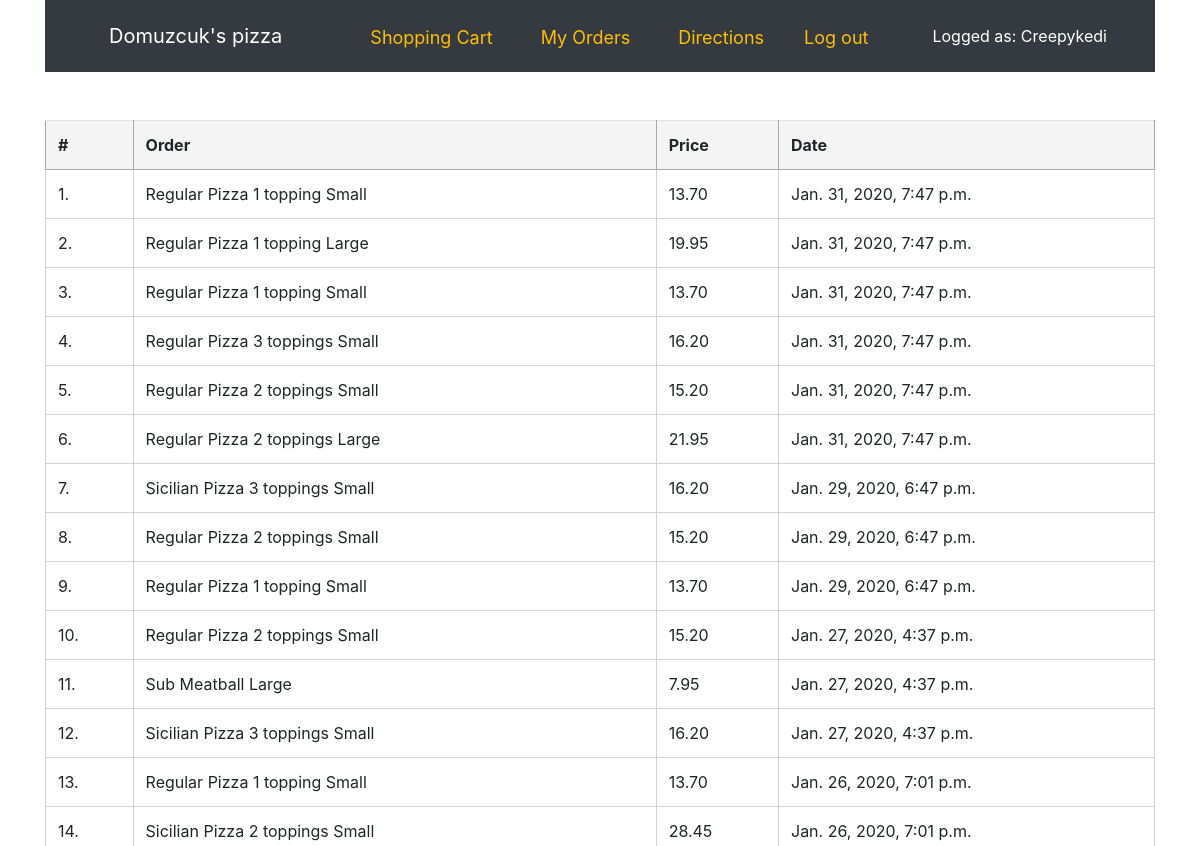
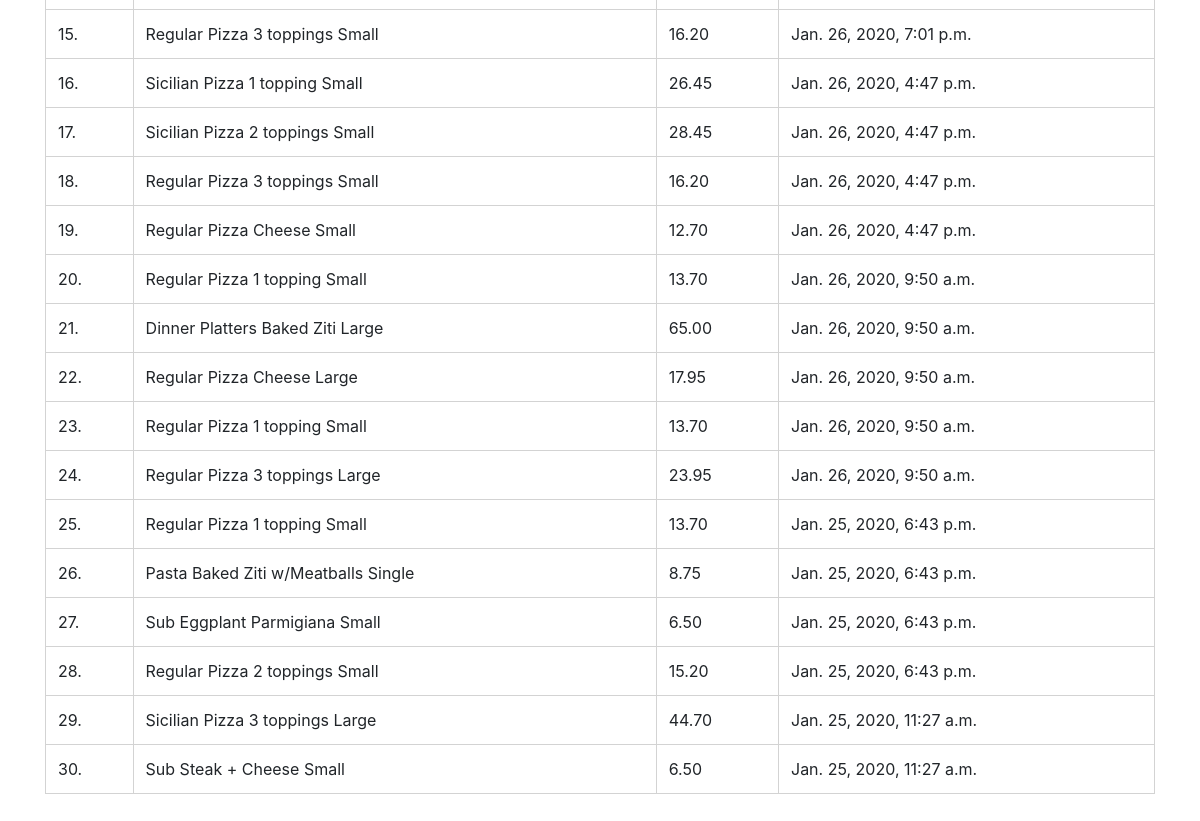
Page /my_orders (signed in) on the earlier database version (2 pictures, top to bottom).
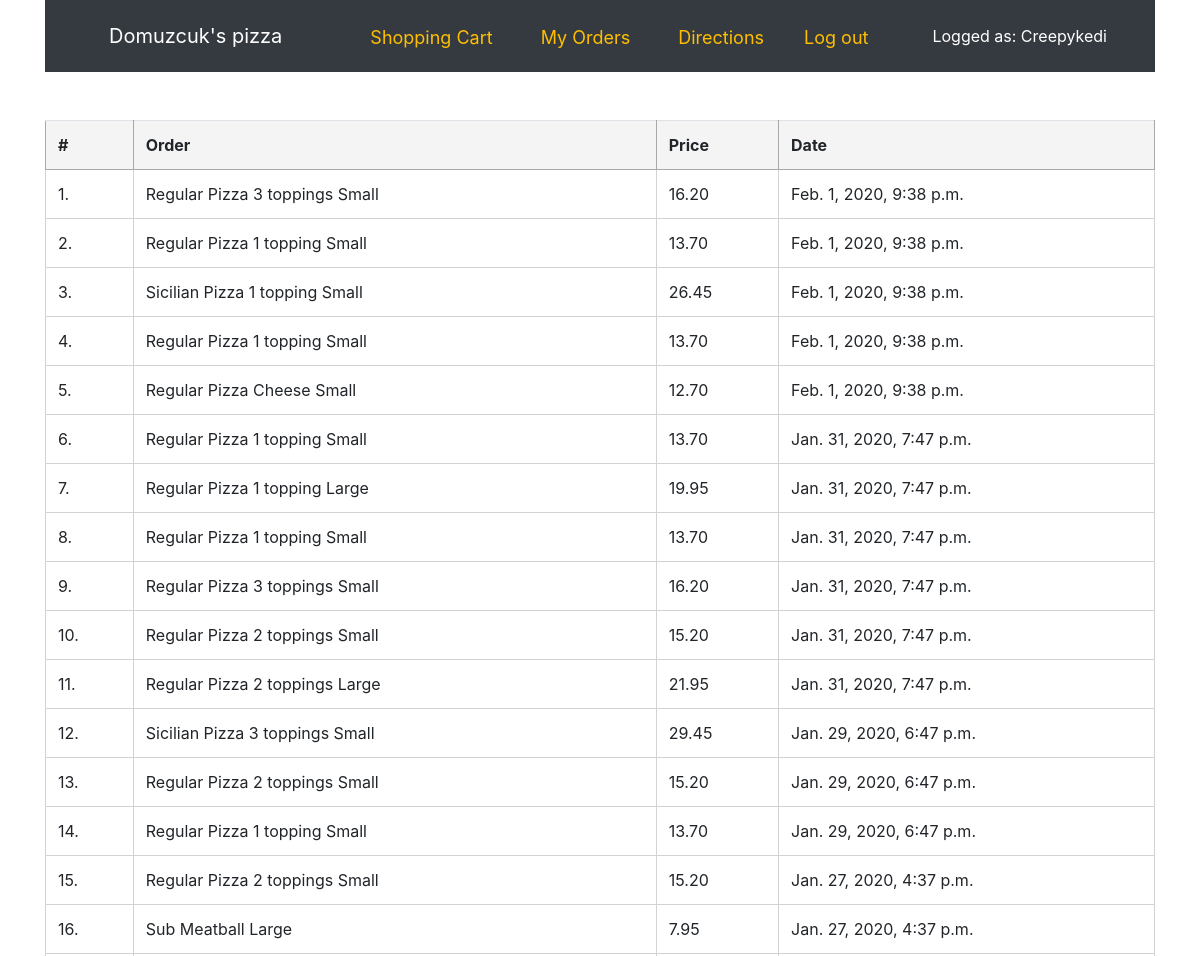
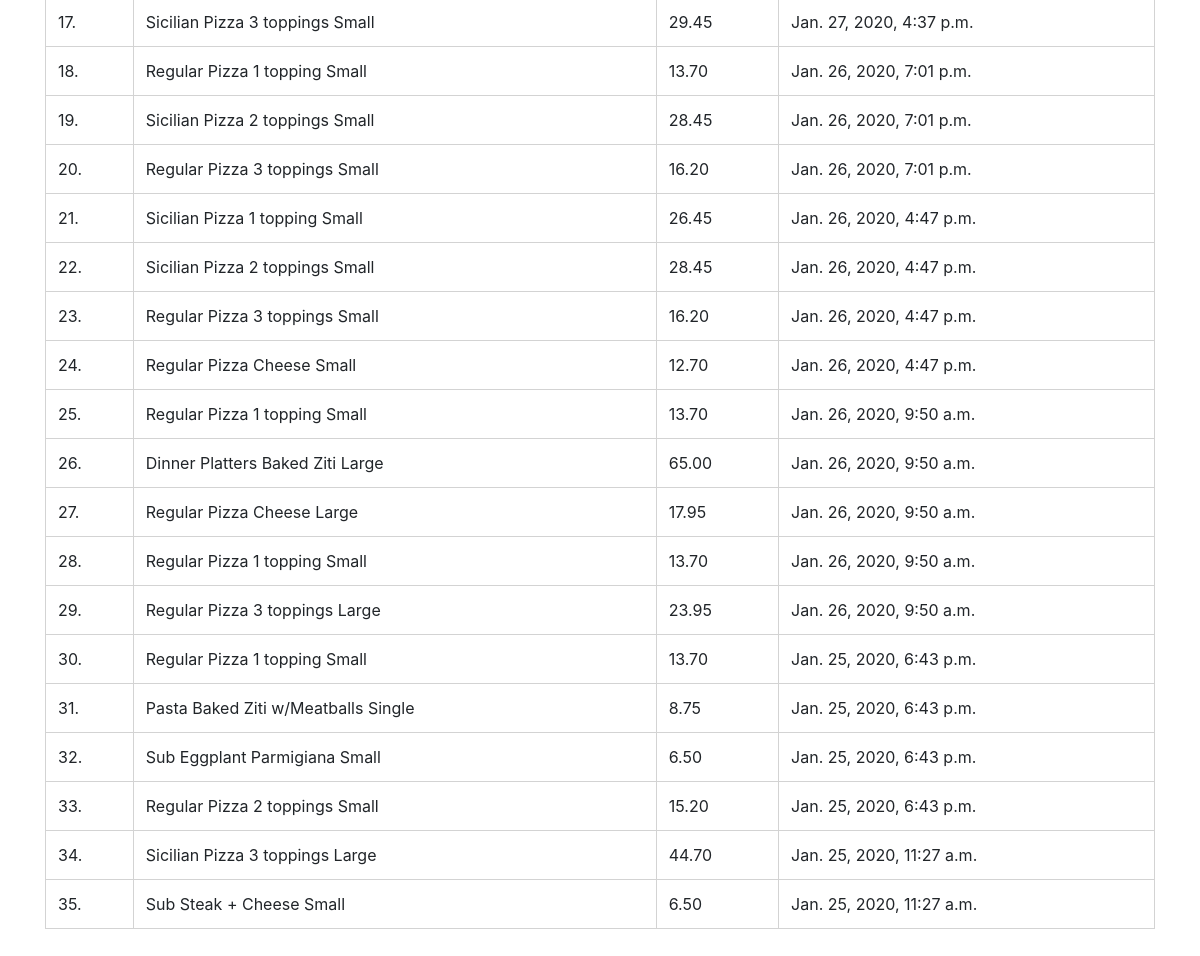
Same page on the later database version (2 pictures, top to bottom).
### orders/models.py (models this page shows, shortened)
class Order(models.Model):
    choices = [
        ('Sausage', 'Sausage'),
        ('Pepperoni', 'Pepperoni'),
        ('Mushrooms', 'Mushrooms'),
        ('Onions', 'Onions'),
        ('Ham', 'Ham'),
        ('Canadian', 'Canadian Bacon'),
        ('Spinach', 'Spinach'),
        ('Tomato', 'Tomato & Basil'),
        ('Green', 'Green Pepper'),
        ('Anchovies', 'Anchovies'),
        ('Artichoke', 'Artichoke'),
        ('Buffalo', 'Buffalo Chicken'),
        ('Eggplant', 'Eggplant'),
        ('Zucchini', 'Zucchini'),
        ('Fresh', 'Fresh Garlic')
    ]
    items = models.ManyToManyField(Product)
    date_ordered = models.DateTimeField(auto_now=True)
    owner = models.ForeignKey(settings.AUTH_USER_MODEL, on_delete=models.CASCADE)
    toppingchoice = MultiSelectField(choices=choices, null=True, blank=True)
    fulfilled = models.BooleanField(default=False)

class Product(models.Model):
    choices = [
        ('L', 'LARGE'),
        ('S', 'SMALL'),
        ('SING', 'SINGLE')
    ]
    price = models.DecimalField(max_digits=5, decimal_places=2, default=0)
    name = models.CharField(max_length=64, default=0)
    type = models.CharField(max_length=64, default=0)
    size = models.CharField(choices=choices, max_length=64, default=0)

### orders/views.py (the view)
# urls.py: path('my_orders', views.my_orders_view, name='my_orders'),
@login_required(login_url='login')
def my_orders_view(request):
    orders = Order.objects.filter(owner=request.user.id, fulfilled=True).all().order_by("-date_ordered")
    return render(request, 'orders/my_orders.html', {'orders': orders})

### orders/templates/orders/my_orders.html
{% extends "orders/base.html" %}
{% block body %}
    <table class="table table-hover cart">
<ol>
    <tr>
            <th>#</th><th>Order</th><th>Price</th><th>Date</th>
        </tr>
    {% for order in orders %}
        <tr>
        <td> {{ forloop.counter }}.</td>
            {% for product in order.items.all %}
                <td> {{ product.name }} {{ product.type }} {{ product.get_size_display.capitalize }} </td>
                    <td>{{ product.price }}</td>{% endfor %}
        <td> {{ order.date_ordered }}</td>
        </tr>
    {% endfor %}
</ol>
    </table>
{% endblock %}

### orders/templates/orders/base.html (shortened to what this page needs)
<!DOCTYPE html>
<html lang="en">
<head>
    <link rel="stylesheet" href="https://stackpath.bootstrapcdn.com/bootstrap/4.4.1/css/bootstrap.min.css">
    {% load static %}
        <link rel="stylesheet" type="text/css" href="{% static 'orders/css/main.css' %}">
</head>
<div class="container">
    {% if user.is_authenticated %}
        <row>
        <nav class="navbar navbar-expand-lg navbar-dark bg-dark">
            <a class="navbar-brand px-5" href="{% url 'menu' %}">Domuzcuk's pizza</a>
            <div class="menu-items d-flex justify-content-center">
            <a class="px-4 mt-3 menu-items" href="{% url "cart" %}">Shopping Cart</a>
            <a class="px-4 mt-3 menu-items" href="{% url "my_orders" %}">My Orders</a>
            <a class="px-4 mt-3 menu-items" href="{% url 'directions' %}">Directions</a>
            <a class="logout px-3 mt-3 menu-items" href="{% url "logout" %}">Log out</a>
            <p class="ml-5 mt-3 log-as">Logged as: {{ user.username.capitalize }}</p>
            </div>
        </nav></row>
    {% endif %}
    {% block body %}
    {% endblock %}
</div>
</html>

### orders/static/orders/css/main.css (style rules this page uses)
td { border: solid 1px black; }
.cart { margin-top: 3em; margin-bottom: 3em; }
td { border-color: lightgray; }
th { border: 1px solid #a8a8a8; background-color: #f4f4f4; }
.log-as, .menu-items { color: white; }
a.menu-items { color: #ffbf00; font-size: 18px; }

Differences in the rows shown:
added Order: date_ordered "Feb. 1, 2020, 9:38 p.m.", Product (name "Regular Pizza", type "3 toppings", size "Small", price "16.20")
added Order: date_ordered "Feb. 1, 2020, 9:38 p.m.", Product (name "Regular Pizza", type "1 topping", size "Small", price "13.70")
added Order: date_ordered "Feb. 1, 2020, 9:38 p.m.", Product (name "Sicilian Pizza", type "1 topping", size "Small", price "26.45")
added Order: date_ordered "Feb. 1, 2020, 9:38 p.m.", Product (name "Regular Pizza", type "1 topping", size "Small", price "13.70")
added Order: date_ordered "Feb. 1, 2020, 9:38 p.m.", Product (name "Regular Pizza", type "Cheese", size "Small", price "12.70")
changed Product (number 8 of 17 on the later page): price "16.20" → "29.45"
